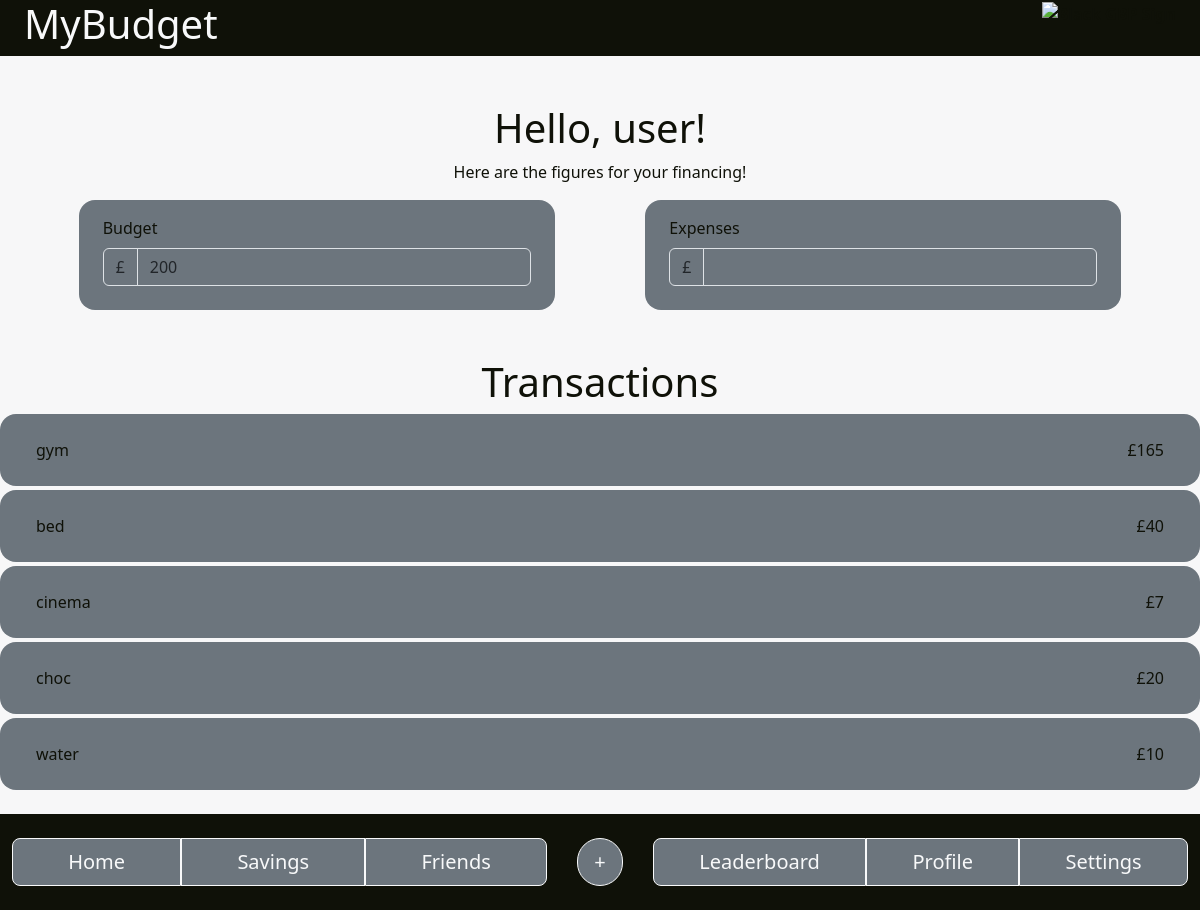
The page /home (signed in) on the database as committed earlier.
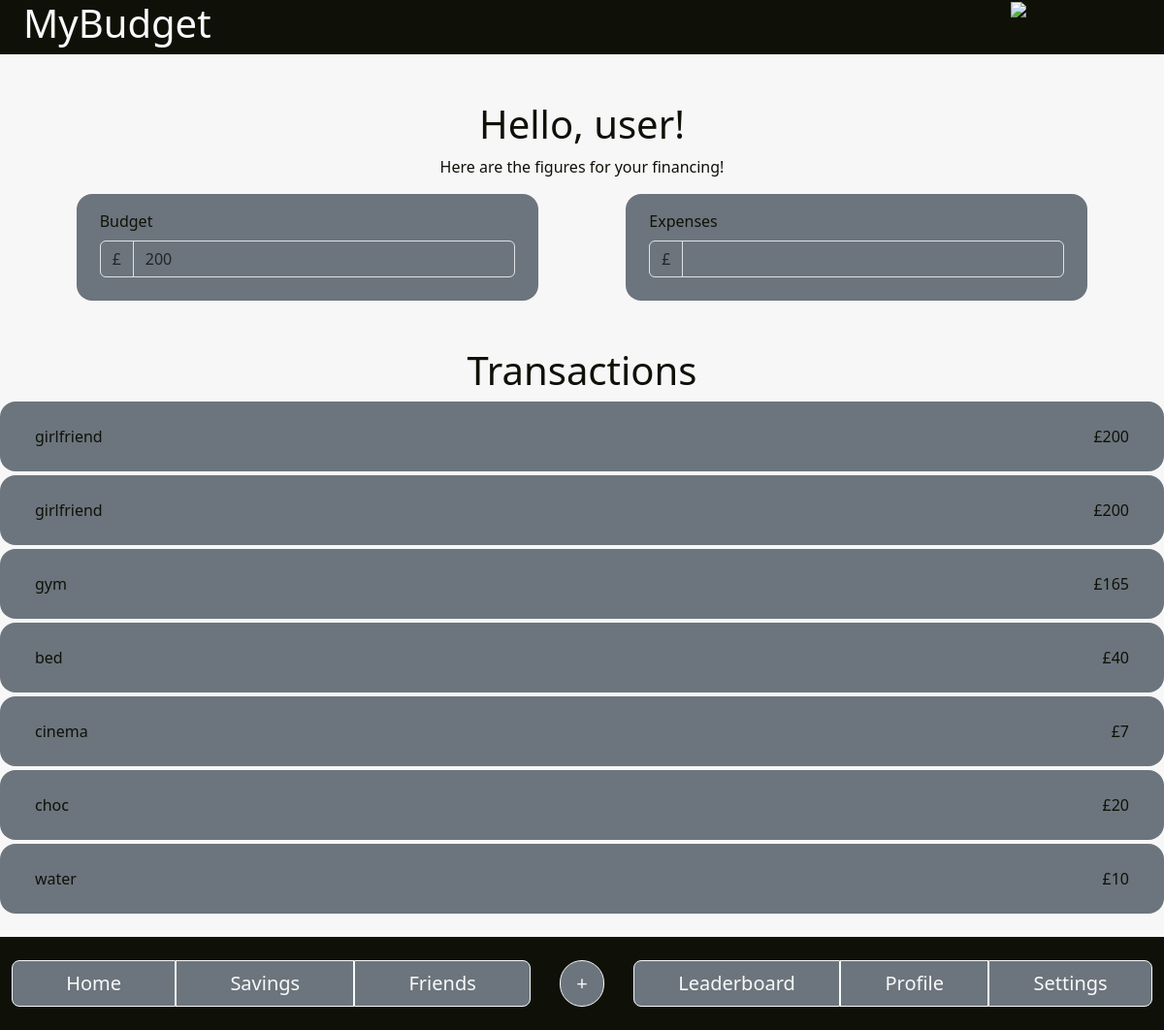
The same page on the database as committed later.
### app.py (models this page shows)
class Purchase(db.Model):
    id = db.Column(db.Integer, primary_key=True)
    label = db.Column(db.String(150), nullable=False)
    price = db.Column(db.Integer, nullable=False)
    category = db.Column(db.String(150), nullable=False)
    user_id = db.Column(db.Integer, db.ForeignKey('user.id'), nullable=False)
    user = db.relationship('User', back_populates='purchases')

### app.py (the view, shortened to what this page needs)
@app.route("/home", methods=["GET", "POST"])
@login_required
def home():
    purchases = Purchase.query.filter(Purchase.user_id == current_user.id).order_by(Purchase.id.desc()).all()
    return render_template("home.html", purchases=purchases,budget=current_user.budget)

### app.py (called while the page is built)
@login_manager.user_loader
def load_user(user_id):
    return User.query.get(int(user_id))

### templates/home.html (shortened to what the changed rows need)
<!doctype html>
<html lang="en">
    <head>
        <link href="../static/Bootstrap/bootstrap.css" rel="stylesheet"/>
    </head>
    <body style="background-color: #f7f7f8; color:#0F1108">
        <header>
            <div class="container-fluid" style="background-color: #0F1108;">
                <div class="row m-0">
                    <div class="col">
                        <span class="fw-bold text-light">
                            <h1>MyBudget</h1>
                        </span>
                    </div>
                </div>
            </div>
        </header>
        <main>
            <div class="container-fluid">
                <div class="row text-center mt-5">
                    <div class="col p-auto">
                        <h1>
                            Hello, user!
                        </h1>
                    </div>
                </div>
            </div>
            <div class="container-xxl">
                <div class="row justify-content-center">
                    <div class="col">
                        <h1 class="text-center">
                            Transactions
                        </h1>
                    </div>
                </div>
                {%for purchase in purchases %}
                <div class="row justify-content-between bg-secondary mb-1 rounded-4">
                    <div class="col">
                        <div class="p-4">
                            {{purchase.label}}
                        </div>
                    </div>
                    <div class="col">
                        <div class="p-4 text-end">
                            £{{purchase.price}}
                        </div>
                    </div>
                </div>
                {% endfor %}
            </div>
        </main>
    </body>
</html>

Rows that differ between the two databases and show on the page:
added Purchase: label "girlfriend", price "200"
added Purchase: label "girlfriend", price "200"
